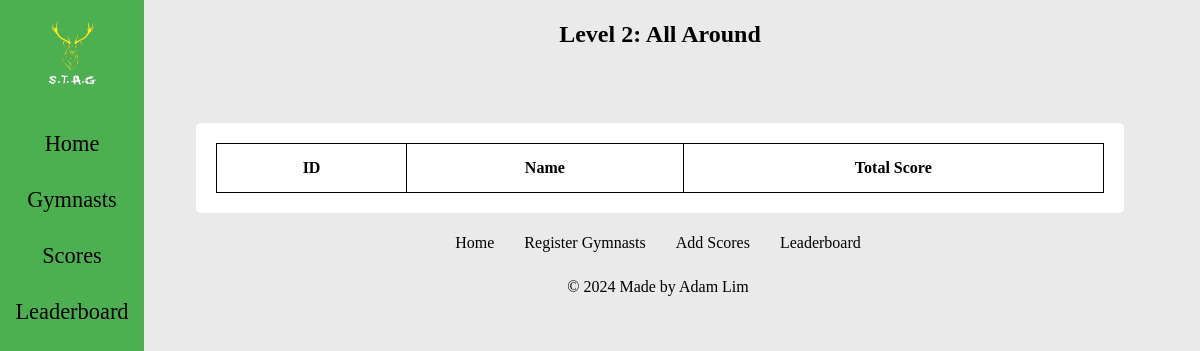
/scorelead/2, run on an earlier commit of the app's database.
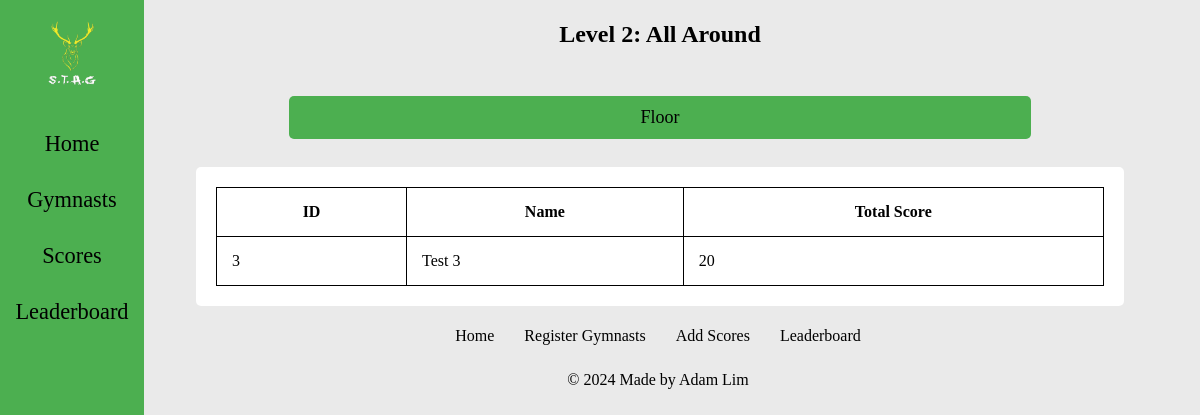
And on a later commit of the database.
### tables this page shows
CREATE TABLE apparatus (apparatus_id INTEGER PRIMARY KEY, apparatus_name TEXT);

### routes.py (the view)
@app.route("/scorelead/<int:level>")
def level_leaderboard(level):
    conn = sqlite3.connect("database.db")
    cur = conn.cursor()
    cur.execute("SELECT DISTINCT apparatus.apparatus_id, "
                "apparatus.apparatus_name FROM apparatus JOIN score ON "
                "apparatus.apparatus_id = score.apparatus_id "
                "JOIN gymnast ON score.gymnast_id = gymnast.gymnast_id "
                "WHERE gymnast.level = ? "
                "ORDER BY apparatus.apparatus_id", (level,))
    apps = cur.fetchall()
    '''
        Gets distinct apparatus for the given level,
        joining with 'score' and 'gymnast' to make sure the
        apparatus is used by gymnasts at that level.
    '''
    cur.execute("SELECT score.gymnast_id, gymnast.gymnast_name, "
                "SUM(score.dscore + score.escore) AS total "
                "FROM gymnast JOIN score "
                "ON score.gymnast_id = gymnast.gymnast_id "
                "WHERE gymnast.level = ? "
                "GROUP BY score.gymnast_id, gymnast.gymnast_name "
                "ORDER BY total DESC", (level,))
    overalldata = cur.fetchall()
    '''
        Calculates the total score
        (dscore + escore) for each gymnast at the given level.
        Groups by gymnast ID and name, and orders the
        results by total score in descending order.
    '''
    conn.close()
    return render_template("scorelead.html", level=level,
                           apps=apps, overalldata=overalldata)

### templates/scorelead.html
{% extends 'layout.html' %}
{% block content %}
<div class="content">
    <h2 id="leadtitle">Level {{ level }}: All Around</h2>
    <div class="appheader">
        {% for app in apps %}
            <a class="applinks" href="/apparatuslead/{{ level }}/{{ app[0] }}">{{ app[1] }}</a>
        {% endfor %}
    </div>
    <div class="leadtable">
        <table>
            <tr>
                <th>ID</th>
                <th>Name</th>
                <th>Total Score</th>
            </tr>
            {% for row in overalldata %}
            <tr>
                {% for col in row %}
                <td>{{ col }}</td>
                {% endfor %}
            </tr>
            {% endfor %}
        </table>
</div>
{% endblock %}

What changed in the data, as far as the page shows it:
now on this page (row edited): apparatus: apparatus_name "Floor"
Also different on the page:
new list line: "3 Test 3 20"
